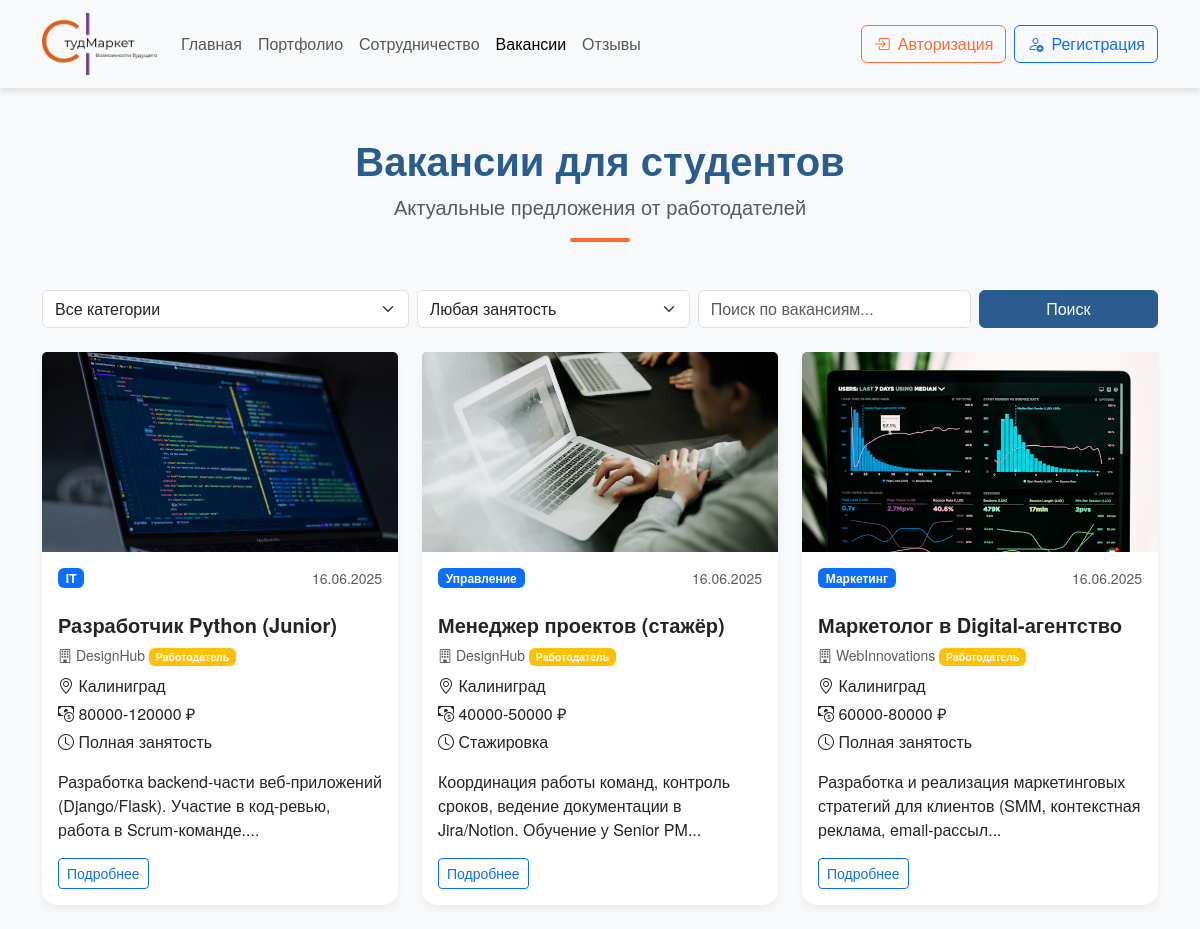
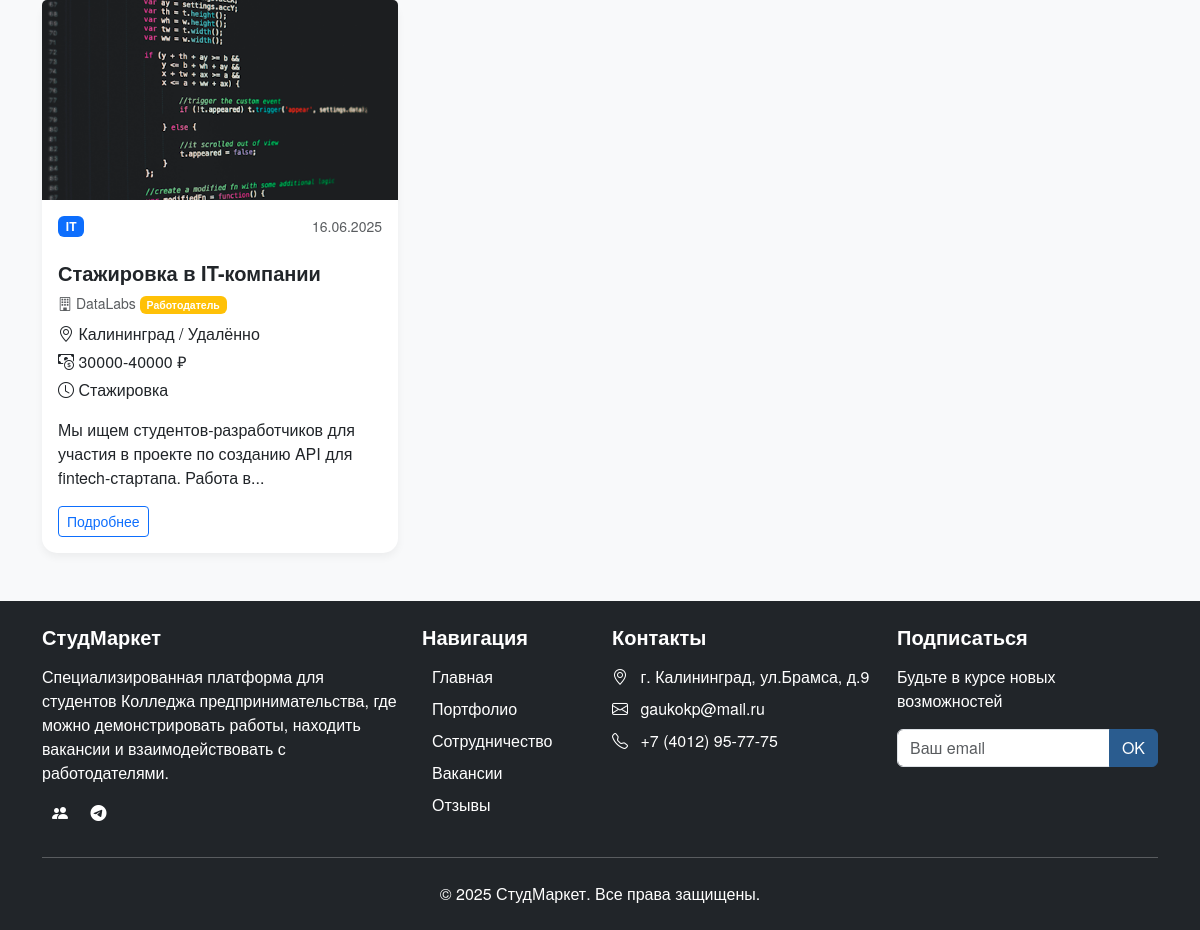
The app's page /pages/vacancies.php, older data (2 pictures, top to bottom).
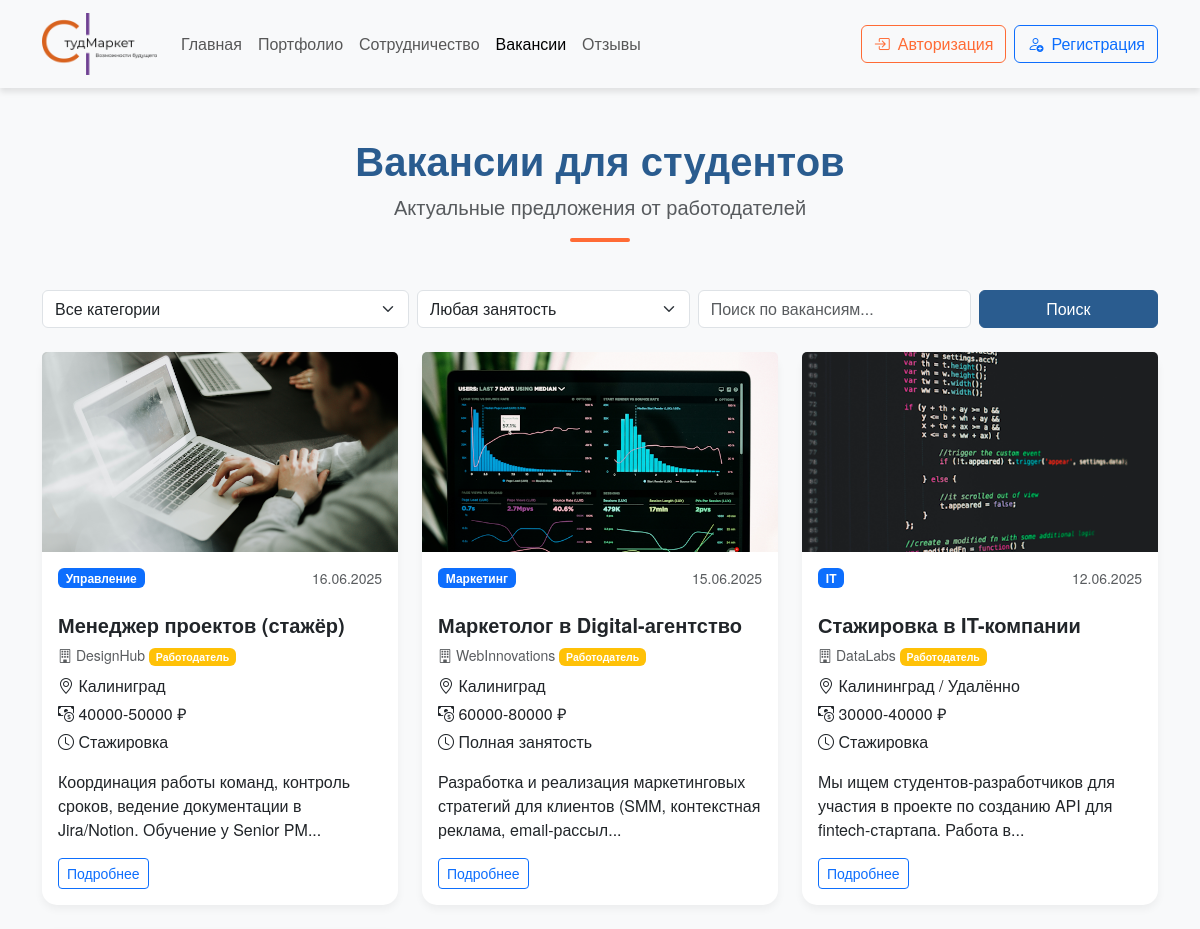
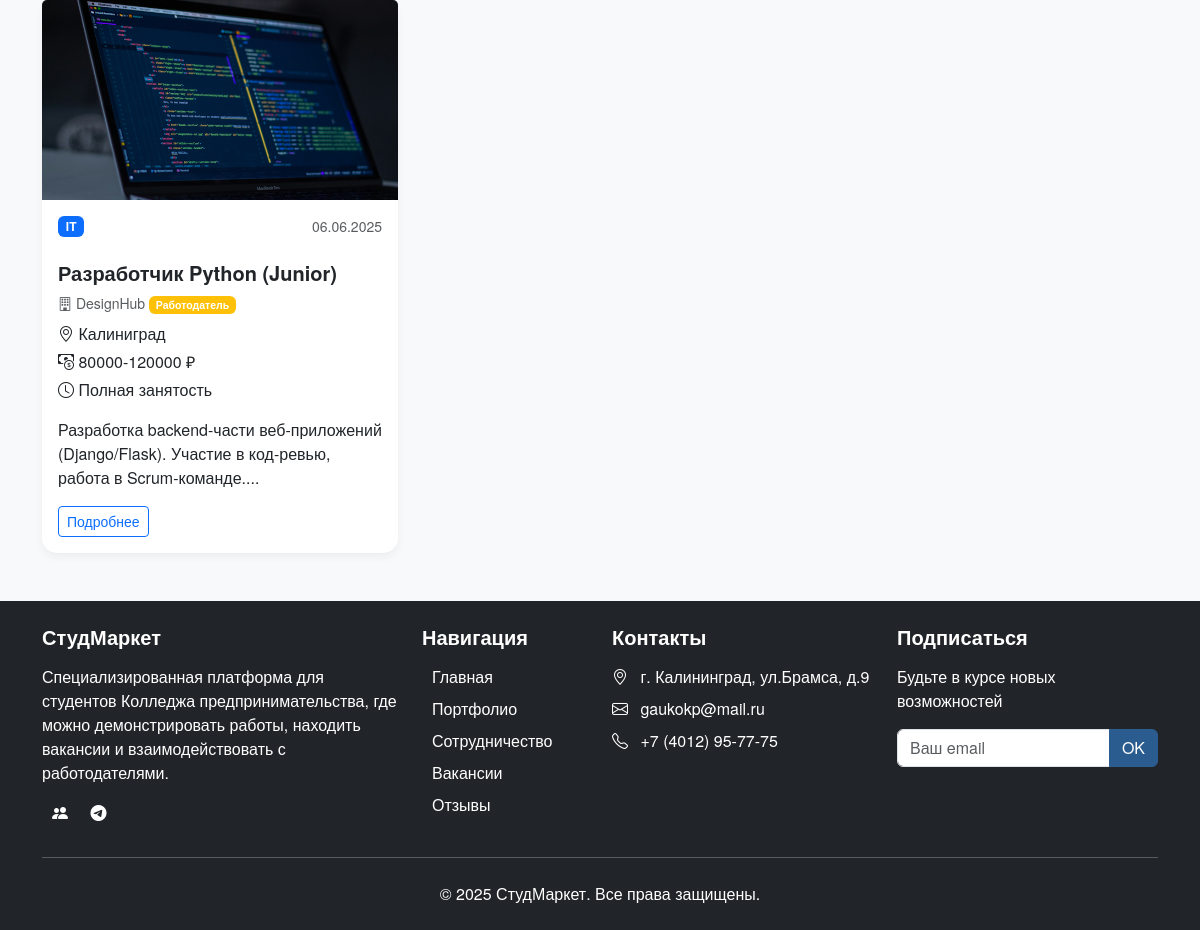
The same page, newer data (2 pictures, top to bottom).
### tables this page shows
CREATE TABLE `vacancies` (
  `id` int(11) NOT NULL,
  `user_id` int(11) NOT NULL,
  `title` varchar(255) NOT NULL,
  `category_id` int(11) NOT NULL,
  `employment_type` enum('full','part','internship','remote') NOT NULL,
  `salary` varchar(100) DEFAULT NULL,
  `location` varchar(255) DEFAULT NULL,
  `description` varchar(255) DEFAULT NULL,
  `requirements` varchar(255) DEFAULT NULL,
  `benefits` varchar(255) DEFAULT NULL,
  `contacts` varchar(255) DEFAULT NULL,
  `image_path` varchar(255) DEFAULT NULL,
  `created_at` timestamp NOT NULL DEFAULT CURRENT_TIMESTAMP,
  `status` enum('pending','approved','rejected') NOT NULL DEFAULT 'pending',
  `moderator_comment` text
);

CREATE TABLE `vacancy_categories` (
  `id` int(11) NOT NULL,
  `name` varchar(255) NOT NULL
);

CREATE TABLE `users` (
  `id` int(11) NOT NULL,
  `name` varchar(100) NOT NULL,
  `email` varchar(100) NOT NULL,
  `password` varchar(255) NOT NULL,
  `user_type` enum('student','employer') NOT NULL,
  `phone` varchar(20) DEFAULT NULL,
  `created_at` timestamp NULL DEFAULT CURRENT_TIMESTAMP,
  `avatar_path` varchar(255) DEFAULT 'img/no-image.png',
  `is_banned` tinyint(1) NOT NULL DEFAULT '0',
  `ban_reason` text
);

### pages/vacancies.php (the view, shortened to what this page needs)
<?php
require_once("../config/link.php");
$isLoggedIn = isset($_SESSION['user_id']);
if (isset($_GET['search']))
{
    $search_query = mysqli_real_escape_string($conn, $_GET['search']);
}
else
{
    $search_query = '';
}
if (isset($_GET['page']))
{
    $current_page = (int)$_GET['page'];
}
else
{
    $current_page = 1;
}
$limit = 9;
$offset = ($current_page - 1) * $limit;
$sql_where = "WHERE 1=1";
$sql = "SELECT v.*, u.name as company_name, u.user_type, c.name as category_name FROM vacancies v JOIN users u ON v.user_id = u.id JOIN vacancy_categories c ON v.category_id = c.id $sql_where ORDER BY v.created_at DESC LIMIT $limit OFFSET $offset";
$vacancies = mysqli_query($conn, $sql);
?>
<!DOCTYPE html>
<html lang="ru">
<head>
    <link rel="stylesheet" href="../css/bootstrap.min.css">
    <link rel="stylesheet" href="https://cdn.jsdelivr.net/npm/bootstrap-icons@1.11.1/font/bootstrap-icons.css">
    <link rel="stylesheet" href="../style.css">
</head>
<body class="d-flex flex-column min-vh-100">
<div class="flex-grow-1">
    <nav class="navbar navbar-expand-lg navbar-light bg-light sticky-top">
        <div class="container">
            <a class="navbar-brand" href="<?php if ($isLoggedIn) { echo '../profile.php'; } else { echo '../index.php'; } ?>">
                <img class="logo" src="../img/img5.png" alt="Логотип">
            </a>
            <div class="collapse navbar-collapse" id="navbarNav">
                <ul class="navbar-nav me-auto mb-2 mb-lg-0">
                    <?php
                    if ($isLoggedIn)
                    {
                    ?>
                    <li class="nav-item">
                        <a class="nav-link" href="../profile.php">Главная</a>
                    </li>
                    <?php
                    }
                    else
                    {
                    ?>
                    <li class="nav-item">
                        <a class="nav-link" href="../index.php">Главная</a>
                    </li>
                    <?php
                    }
                    ?>
                    <li class="nav-item">
                        <a class="nav-link" href="portfolio.php">Портфолио</a>
                    </li>
                    <li class="nav-item">
                        <a class="nav-link" href="cooperation.php">Сотрудничество</a>
                    </li>
                    <li class="nav-item">
                        <a class="nav-link active" aria-current="page" href="vacancies.php">Вакансии</a>
                    </li>
                    <li class="nav-item">
                        <a class="nav-link" href="all_reviews.php">Отзывы</a>
                    </li>
                </ul>
                <div class="d-flex">
                    <?php
                    if ($isLoggedIn)
                    {
                    ?>
                        <a href="../files/logout.php" class="btn btn-outline-danger">
                            <i class="bi bi-box-arrow-right"></i> Выйти
                        </a>
                    <?php
                    }
                    else
                    {
                    ?>
                        <button class="btn btn-outline-light me-2" data-bs-toggle="modal" data-bs-target="#loginModal">
                            <i class="bi bi-box-arrow-in-right me-2"></i>Авторизация
                        </button>
                        <button class="btn btn-outline-primary" data-bs-toggle="modal" data-bs-target="#registerModal">
                            <i class="bi bi-person-add me-2"></i>Регистрация
                        </button>
                    <?php
                    }
                    ?>
                </div>
            </div>
        </div>
    </nav>
    <section class="vacancies-section py-5">
        <div class="container">
            <div class="section-header text-center mb-5">
                <h2 class="display-5 fw-bold">Вакансии для студентов</h2>
                <p class="lead text-muted">Актуальные предложения от работодателей</p>
                <div class="divider mx-auto"></div>
            </div>
            <div class="row mb-4">
                <div class="col-md-12">
                    <form method="GET" action="vacancies.php" class="row g-2">
                        <div class="col-md-4">
                            <select class="form-select" name="category">
                                <option value="0">Все категории</option>
                            </select>
                        </div>
                        <div class="col-md-3">
                            <select class="form-select" name="employment">
                                <option value="">Любая занятость</option>
                            </select>
                        </div>
                        <div class="col-md-3">
                            <input type="text" class="form-control" name="search" placeholder="Поиск по вакансиям..." value="<?= htmlspecialchars($search_query) ?>">
                        </div>
                        <div class="col-md-2">
                            <button type="submit" class="btn btn-primary w-100">Поиск</button>
                        </div>
                    </form>
                </div>
            </div>
            <div class="row g-4">
                <?php
                if (mysqli_num_rows($vacancies) > 0)
                {
                ?>
                    <?php
                    while ($vacancy = mysqli_fetch_assoc($vacancies))
                    {
                    ?>
                        <div class="col-md-4">
                            <div class="card h-100">
                                <img src="<?= htmlspecialchars($vacancy['image_path'] ?: '../img/no-image.png') ?>" class="card-img-top portfolio-img" alt="<?= htmlspecialchars($vacancy['title']) ?>">
                                <div class="card-body">
                                    <div class="d-flex justify-content-between align-items-start mb-2">
                                        <span class="badge bg-primary"><?= htmlspecialchars($vacancy['category_name']) ?></span>
                                        <p class="text-muted small border-0"><?= date('d.m.Y', strtotime($vacancy['created_at'])) ?></p>
                                    </div>
                                    <h5 class="card-title"><?= htmlspecialchars($vacancy['title']) ?></h5>
                                    <p class="text-muted small mb-2">
                                        <i class="bi bi-building"></i> <?= htmlspecialchars($vacancy['company_name']) ?>
                                        <span class="badge bg-<?php if ($vacancy['user_type'] == 'employer') { echo 'warning'; } ?>">
                                            <?php
                                            if ($vacancy['user_type'] == 'employer')
                                            {
                                                echo 'Работодатель';
                                            }
                                            ?>
                                        </span>
                                    </p>
                                    <div class="vacancy-meta mb-3">
                                        <p class="mb-1">
                                            <i class="bi bi-geo-alt"></i>
                                            <?= htmlspecialchars($vacancy['location'] ?: 'Не указано') ?>
                                        </p>
                                        <p class="mb-1">
                                            <i class="bi bi-cash-coin"></i>
                                            <?= $vacancy['salary'] ? htmlspecialchars($vacancy['salary']) . ' ₽' : 'По договорённости' ?>
                                        </p>
                                        <p class="mb-1">
                                            <i class="bi bi-clock"></i>
                                            <?php
                                            switch($vacancy['employment_type'])
                                            {
                                                case 'full': echo 'Полная занятость'; break;
                                                case 'internship': echo 'Стажировка'; break;
                                            }
                                            ?>
                                        </p>
                                    </div>
                                    <p class="card-text">
                                        <?= mb_substr(htmlspecialchars($vacancy['description']), 0, 100) ?>...
                                    </p>
                                    <div class="d-flex justify-content-between align-items-center mt-3">
                                        <a href="vacancy_details.php?id=<?= $vacancy['id'] ?>" class="btn btn-sm btn-outline-primary">
                                            Подробнее
                                        </a>
                                    </div>
                                </div>
                            </div>
                        </div>
                    <?php
                    }
                    ?>
                <?php
                }
                ?>
            </div>
        </div>
    </section>
</div>
<?php
    require_once("footer.php");
?>
</body>
</html>

### pages/footer.php
<footer class="bg-dark text-white py-4">
    <div class="container">
        <div class="row">
            <div class="col-md-4 mb-4 mb-md-0">
                <h5 class="mb-3">СтудМаркет</h5>
                <p>Специализированная платформа для студентов Колледжа предпринимательства, где можно демонстрировать работы, находить вакансии и взаимодействовать с работодателями.</p>
                <div class="social-icons">
                    <a href="https://vk.com/studmarket39" class="text-white me-2"><i class="bi bi-people-fill"></i></a>
                    <a href="https://t.me/StudMarket_bot" class="text-white"><i class="bi bi-telegram"></i></a>
                </div>
            </div>
            <div class="col-md-2 mb-4 mb-md-0">
                <h5 class="navigation mb-3">Навигация</h5>
                <ul class="list-navigation list-unstyled">
                <?php
                if ($isLoggedIn)
                {
                ?>
                    <li class="mb-2"><a href="../profile.php" class="text-white text-decoration-none">Главная</a></li>
                <?php
                }
                else
                {
                ?>
                    <li class="mb-2"><a href="../index.php" class="text-white text-decoration-none">Главная</a></li>
                <?php
                }
                ?>
                    <li class="mb-2"><a href="../pages/portfolio.php" class="text-white text-decoration-none">Портфолио</a></li>
                    <li class="mb-2"><a href="../pages/cooperation.php" class="text-white text-decoration-none">Сотрудничество</a></li>
                    <li class="mb-2"><a href="../pages/vacancies.php" class="text-white text-decoration-none">Вакансии</a></li>
                    <li><a href="../pages/all_reviews.php" class="text-white text-decoration-none">Отзывы</a></li>
                </ul>
            </div>
            <div class="col-md-3 mb-4 mb-md-0">
                <h5 class="mb-3">Контакты</h5>
                <ul class="list-unstyled">
                    <li class="mb-2"><i class="bi bi-geo-alt me-2"></i> г. Калининград, ул.Брамса, д.9</li>
                    <li class="mb-2"><i class="bi bi-envelope me-2"></i> gaukokp@mail.ru</li>
                    <li><i class="bi bi-telephone me-2"></i> +7 (4012) 95-77-75</li>
                </ul>
            </div>
            <div class="col-md-3">
                <h5 class="mb-3">Подписаться</h5>
                <p>Будьте в курсе новых возможностей</p>
                <div class="input-group mb-3">
                    <input type="email" class="form-control" placeholder="Ваш email">
                    <button class="btn btn-primary" type="button">OK</button>
                </div>
            </div>
        </div>
        <hr class="my-4">
        <div class="text-center">
            <p class="mb-0">© 2025 СтудМаркет. Все права защищены.</p>
        </div>
    </div>
</footer>

### style.css (style rules this page uses)
* { padding: 0; margin: 0; }
body { font-family: 'Helvetica Neue', Helvetica, Arial, sans-serif; background-color: #f8f9fa; color: #212529; }
h1, h2, h3, h4, h5, h6 { font-weight: 700; }
a { transition: color 0.3s; }
.navbar { box-shadow: 0 4px 6px rgba(0,0,0,0.1); }
.logo { width: 115px; height: auto; }
.btn-primary { background-color: #2A5C8F; border-color: #2A5C8F; transition: background-color 0.3s; }
.section-header h2 { font-size: 2.5rem; color: #2A5C8F; }
.divider { width: 60px; height: 4px; background-color: #FF6B35; margin: 1rem auto; border-radius: 2px; }
.card { border: none; border-radius: 15px; box-shadow: 0 4px 8px rgba(0,0,0,0.05); transition: transform 0.3s, box-shadow 0.3s; }
.badge.bg-primary { background-color: #2A5C8F; }
.btn-outline-light { border-color: #FF6B35; color: #FF6B35; }
footer { background-color: #212529; }
footer a { color: #fff; text-decoration: none; margin: 0 10px; transition: color 0.3s; }
footer p { margin-top: 1rem; }
.portfolio-img { height: 200px; object-fit: cover; width: 100%; }

Row changes from the older to the newer data that the page shows:
changed vacancies "Маркетолог в Digital-агентство": created_at "16.06.2025" → "15.06.2025"
changed vacancies "Стажировка в IT-компании": created_at "16.06.2025" → "12.06.2025"
changed vacancies "Разработчик Python (Junior)": created_at "16.06.2025" → "06.06.2025"; moves down the list
